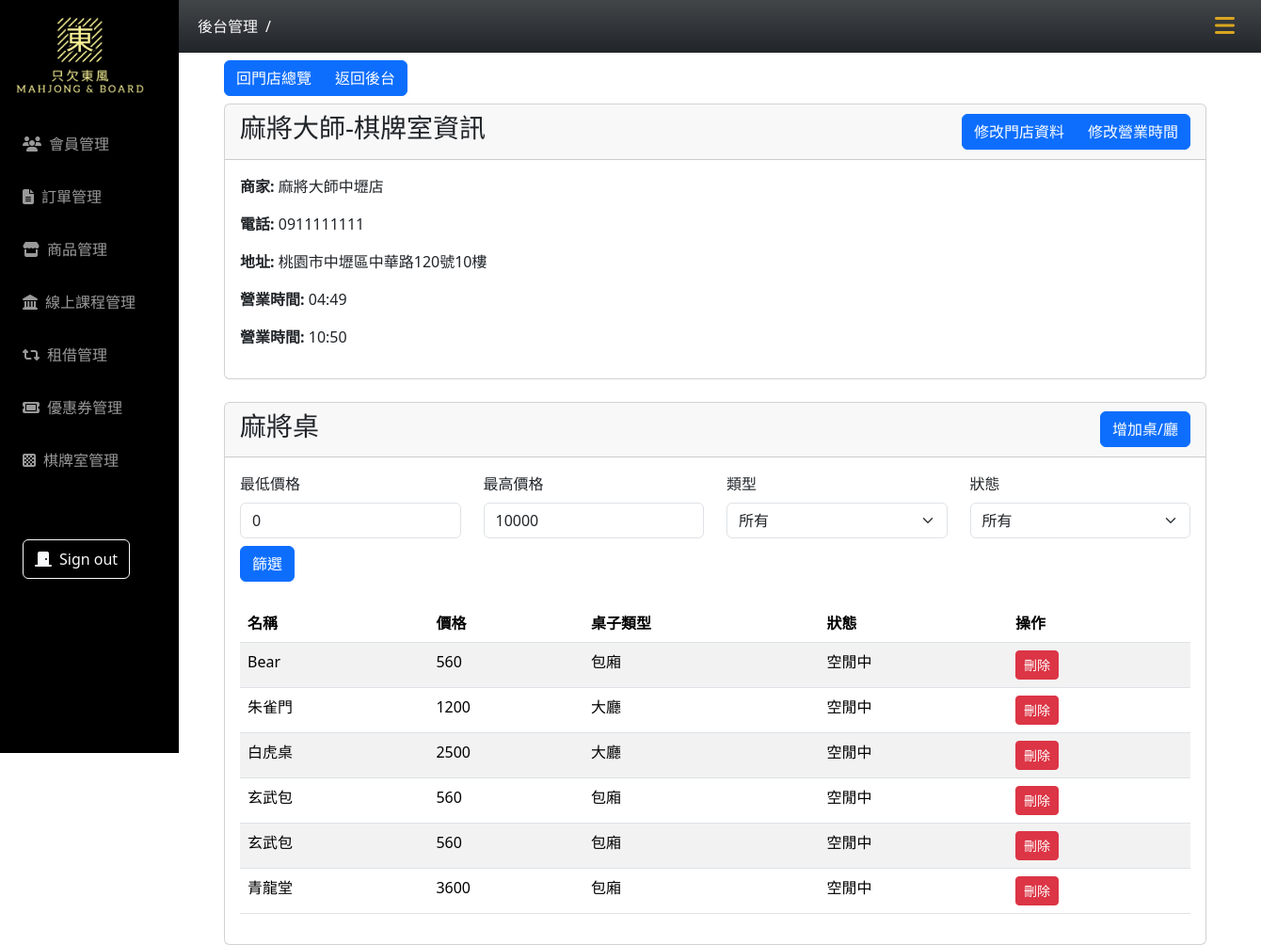
/mahjong_room/roomDetails.php?room_id=1, run on the app's committed database.
### tables this page shows
CREATE TABLE `mahjong_room` (
  `room_id` int(11) NOT NULL,
  `name` varchar(10) NOT NULL,
  `tele` varchar(10) NOT NULL,
  `tax_number` varchar(8) NOT NULL,
  `address` varchar(100) NOT NULL,
  `open_time` time DEFAULT NULL,
  `close_time` time DEFAULT NULL,
  `create_at` datetime NOT NULL DEFAULT current_timestamp(),
  `update_at` datetime DEFAULT current_timestamp(),
  `owner_id` int(11) DEFAULT NULL,
  `is_deleted` tinyint(4) NOT NULL
);

CREATE TABLE `owner` (
  `id` int(11) NOT NULL,
  `member_type` text NOT NULL DEFAULT '企業會員',
  `account` varchar(50) NOT NULL,
  `password` varchar(255) NOT NULL DEFAULT '12345',
  `company_name` varchar(100) NOT NULL,
  `company_phone` varchar(20) NOT NULL,
  `fax_phone` varchar(20) DEFAULT NULL,
  `company_email` varchar(100) NOT NULL,
  `company_address` varchar(255) NOT NULL,
  `responsible_person` varchar(50) NOT NULL,
  `tax_ID_number` text NOT NULL,
  `created_at` timestamp NOT NULL DEFAULT current_timestamp(),
  `valid` text NOT NULL DEFAULT '1'
);

CREATE TABLE `mahjong_table` (
  `table_id` int(11) NOT NULL,
  `room_id` int(11) NOT NULL,
  `name` varchar(20) NOT NULL,
  `status` varchar(10) NOT NULL,
  `table_type` tinyint(4) NOT NULL,
  `price` varchar(10) NOT NULL,
  `create_at` datetime NOT NULL,
  `update_at` datetime DEFAULT NULL,
  `is_deleted` int(11) NOT NULL DEFAULT 0
);

### mahjong_room/roomDetails.php (the view, shortened to what this page needs)
<?php
require_once("../db_connect_mahjong.php");
$room_id = isset($_GET['room_id']) ? intval($_GET['room_id']) : 0;
$sql1 = "SELECT * FROM mahjong_room WHERE room_id = ?";
$stmt1 = $conn->prepare($sql1);
$stmt1->bind_param("i", $room_id);
$stmt1->execute();
$result1 = $stmt1->get_result();
$price_min = isset($_GET['price_min']) ? intval($_GET['price_min']) : 0;
$price_max = isset($_GET['price_max']) ? intval($_GET['price_max']) : 10000;
$table_type = isset($_GET['table_type']) ? intval($_GET['table_type']) : -1;
$status = isset($_GET['status']) ? intval($_GET['status']) : -1;
$sqlOwner = "SELECT mahjong_room.*, owner.company_name FROM mahjong_room JOIN owner ON mahjong_room.owner_id = owner.id WHERE mahjong_room.room_id = $room_id ";
$resultOwner = $conn->query($sqlOwner);
$owner = $resultOwner->fetch_assoc();
?>
<!DOCTYPE html>
<html lang="zh-Hant">
<head>
    <?php include("../css-mahjong.php") ?>
</head>
<body>
    <?php include("../nav.php") ?>
    <div class="container main-content px-5">
        <div class="btn-group my-2">
            <a class="btn btn-primary" href="userRoomsOverview.php">回門店總覽</a>
            <a href="allRooms.php" class="btn btn-primary">返回後台</a>
        </div>
        <div class="card">
            <div class="card-header d-flex align-items-center justify-content-between">
                <h3><?= $owner["company_name"] ?>-棋牌室資訊</h3>
                <div class="btn-group">
                    <a class="btn btn-primary" href="updateBasicInformation.php?room_id=<?php echo $room_id; ?>">修改門店資料</a>
                    <a class="btn btn-primary" href="updateTime.php?room_id=<?php echo $room_id; ?>">修改營業時間</a>
                </div>
            </div>
            <div class="card-body">
                <?php
                while ($row1 = $result1->fetch_assoc()) {
                    echo "<p><strong>商家:</strong> " . htmlspecialchars($row1["name"]) . "</p>";
                    echo "<p><strong>電話:</strong> " . htmlspecialchars($row1["tele"]) . "</p>";
                    echo "<p><strong>地址:</strong> " . htmlspecialchars($row1["address"]) . "</p>";
                    echo "<p><strong>營業時間:</strong> " . htmlspecialchars(date('H:i', strtotime($row1["open_time"]))) . "</p>";
                    echo "<p><strong>營業時間:</strong> " . htmlspecialchars(date('H:i', strtotime($row1["close_time"]))) . "</p>";
                }
                ?>
            </div>
        </div>
        <div class="card mt-4">
            <div class="card-header d-flex align-items-center justify-content-between">
                <h3>麻將桌</h3>
                <div class="btn-group">
                    <a class="btn btn-primary" href="createTable.php?room_id=<?php echo $room_id; ?>">增加桌/廳</a>
                </div>
            </div>
            <div class="card-body">
                <form class="row mb-4" method="GET" action="">
                    <div class="col-md-3">
                        <label for="price_min" class="form-label">最低價格</label>
                        <input type="number" class="form-control" name="price_min" value="<?php echo $price_min; ?>">
                    </div>
                    <div class="col-md-3">
                        <label for="price_max" class="form-label">最高價格</label>
                        <input type="number" class="form-control" name="price_max" value="<?php echo $price_max; ?>" min="0" max="10000">
                    </div>
                    <div class="col-md-3">
                        <label for="table_type" class="form-label">類型</label>
                        <select class="form-select" name="table_type">
                            <option value="-1" <?php if ($table_type == -1) echo 'selected'; ?>>所有</option>
                        </select>
                    </div>
                    <div class="col-md-3">
                        <label for="status" class="form-label">狀態</label>
                        <select class="form-select" name="status">
                            <option value="-1" <?php if ($status == -1) echo 'selected'; ?>>所有</option>
                        </select>
                    </div>
                    <div class="col-md-3 mt-2">
                        <button type="submit" class="btn btn-primary">篩選</button>
                    </div>
                </form>
                <?php
                $sql2 = "SELECT * FROM mahjong_table WHERE room_id = ? AND is_deleted = FALSE AND price BETWEEN ? AND ?";
                $params = [$room_id, $price_min, $price_max];
                $stmt2 = $conn->prepare($sql2);
                $stmt2->bind_param(str_repeat('i', count($params)), ...$params);
                $stmt2->execute();
                $result2 = $stmt2->get_result();
                if ($result2->num_rows > 0) {
                    echo "<table class='table table-striped'>";
                    echo "<thead><tr><th>名稱</th><th>價格</th><th>桌子類型</th><th>狀態</th><th>操作</th></tr></thead><tbody>";
                    while ($row2 = $result2->fetch_assoc()) {
                        echo "<tr>";
                        echo "<td>" . htmlspecialchars($row2["name"]) . "</td>";
                        echo "<td>" . htmlspecialchars($row2["price"]) . "</td>";
                        echo "<td>" . ($row2["table_type"] == 1 ? "大廳" : "包廂") . "</td>";
                        echo "<td>" . ($row2["status"] == 0 ? "空閒中" : "不可用") . "</td>";
                        echo "<td><a href='deleteTable.php?table_id=" . $row2["table_id"] . "&room_id=" . $room_id . "' class='btn btn-danger btn-sm' onclick='return confirm(\"確認刪除這個桌子嗎？\");'>刪除</a></td>";
                        echo "</tr>";
                    }
                    echo "</tbody></table>";
                } else {
                    echo "<p class='text-warning'>查無資料</p>";
                }
                ?>
            </div>
        </div>
    </div>
</body>
</html>

### css-mahjong.php (style rules this page uses)
:root { --aside-width: 190px; --header-nav-height: 56px; }
.main-content { margin: 0 0 0 var(--aside-width); padding-top: var(--header-nav-height); }

### data on the page
mahjong_room: owner.company_name "麻將大師", name "麻將大師中壢店", tele "0911111111", address "桃園市中壢區中華路120號10樓", open_time "04:49", close_time "10:50"
mahjong_table: name "Bear", price "560", table_type "包廂", status "空閒中"
mahjong_table: name "朱雀門", price "1200", table_type "大廳", status "空閒中"
mahjong_table: name "白虎桌", price "2500", table_type "大廳", status "空閒中"
mahjong_table: name "玄武包", price "560", table_type "包廂", status "空閒中"
mahjong_table: name "玄武包", price "560", table_type "包廂", status "空閒中"
mahjong_table: name "青龍堂", price "3600", table_type "包廂", status "空閒中"
